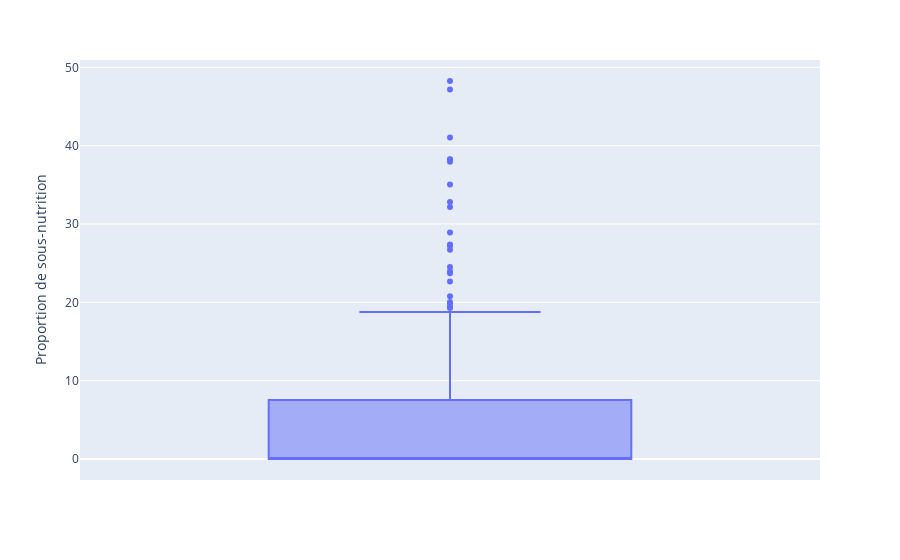

The cell this chart's notebook holds for it:
### Code cell
import plotly.express as px

# Réinitialiser l'index pour le DataFrame pivot_pays_ss_nutrition afin que "Zone" devienne une colonne
pivot_pays_ss_nutrition_reset = pivot_pays_ss_nutrition.reset_index()

# Tracer le boxplot avec Plotly Express
fig = px.box(pivot_pays_ss_nutrition_reset, y='proportion_ss_nutrition_2017', labels={'proportion_ss_nutrition_2017': 'Proportion de sous-nutrition'}, hover_data={'Zone': True, 'proportion_ss_nutrition_2017': ':.2f'})

# Afficher le graphique
fig.show()

### Figure 1 — Plotly figure (JSON) as saved in the notebook; plotly's stock layout.template omitted (floating-point values rounded to 4 significant figures; data arrays with more than 128 entries replaced by an {"elided": "..."} marker saying what was removed)
{"data": [{"alignmentgroup": "True", "customdata": {"elided": "203x1 str values"}, "hovertemplate": "Proportion de sous-nutrition=%{y:.2f}<br>Zone=%{customdata[0]}<extra></extra>", "legendgroup": "", "marker": {"color": "#636efa"}, "name": "", "notched": false, "offsetgroup": "", "orientation": "v", "showlegend": false, "type": "box", "x0": " ", "xaxis": "x", "y": {"elided": "203 float values"}, "y0": " ", "yaxis": "y"}], "layout": {"boxmode": "group", "legend": {"tracegroupgap": 0}, "margin": {"t": 60}, "xaxis": {"anchor": "y", "domain": [0, 1]}, "yaxis": {"anchor": "x", "domain": [0, 1], "title": {"text": "Proportion de sous-nutrition"}}}}
